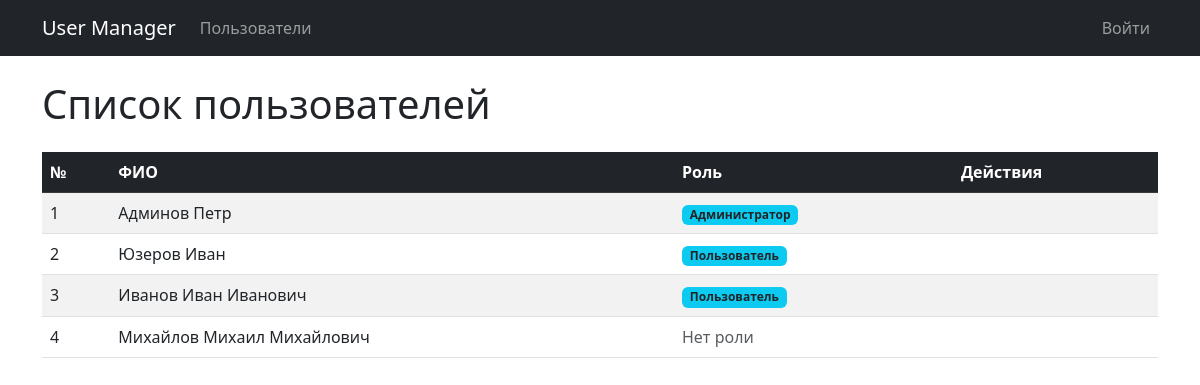
The page / on the database its author committed.
### models.py (models this page shows, shortened)
class User(db.Model, UserMixin):
    __tablename__ = 'users'
    id = db.Column(db.Integer, primary_key=True)
    login = db.Column(db.String(50), unique=True, nullable=False)
    password_hash = db.Column(db.String(128), nullable=False)
    last_name = db.Column(db.String(50), nullable=False)
    first_name = db.Column(db.String(50), nullable=False)
    middle_name = db.Column(db.String(50), nullable=True)
    role_id = db.Column(db.Integer, db.ForeignKey('roles.id'), nullable=True)
    created_at = db.Column(db.DateTime, default=datetime.utcnow)
    @property
    def full_name(self):
        parts = [self.last_name, self.first_name, self.middle_name]
        return ' '.join(p for p in parts if p)

class Role(db.Model):
    __tablename__ = 'roles'
    id = db.Column(db.Integer, primary_key=True)
    name = db.Column(db.String(50), nullable=False)
    description = db.Column(db.Text, nullable=True)
    users = db.relationship('User', backref='role', lazy=True)

### app.py (the view)
@app.route('/')
def index():
    users = User.query.order_by(User.id).all()
    return render_template('index.html', users=users)

### app.py (called while the page is built)
@app.before_request
def log_request_info():
    if request.path.startswith('/static'):
        return
    user_id = current_user.id if current_user.is_authenticated else None
    visit = Visit(path=request.path, user_id=user_id)
    db.session.add(visit)
    db.session.commit()

@app.context_processor
def inject_permissions():
    def can_user_perform(action, record=None):
        if not current_user.is_authenticated:
            return False
        if current_user.is_admin:
            return True
        if action == 'edit' or action == 'show':
            return record and record.id == current_user.id
        return False
    return dict(can_user_perform=can_user_perform)

### templates/index.html (shortened to what this page needs)
{% extends 'base.html' %}
{% block content %}
<div class="d-flex justify-content-between align-items-center mb-3">
    <h1>Список пользователей</h1>
</div>
<div class="table-responsive">
    <table class="table table-striped table-hover align-middle">
        <thead class="table-dark">
            <tr>
                <th>№</th>
                <th>ФИО</th>
                <th>Роль</th>
                <th>Действия</th>
            </tr>
        </thead>
        <tbody>
            {% for user in users %}
            <tr>
                <td>{{ loop.index }}</td>
                <td>{{ user.full_name }}</td>
                <td>
                    {% if user.role %}
                        <span class="badge bg-info text-dark">{{ user.role.name }}</span>
                    {% else %}
                        <span class="text-muted">Нет роли</span>
                    {% endif %}
                </td>
                <td>
                </td>
            </tr>
            {% endfor %}
        </tbody>
    </table>
</div>
{% endblock %}

### rows shown on the page
User: full_name "Админов Петр", role.name "Администратор"
User: full_name "Юзеров Иван", role.name "Пользователь"
User: full_name "Иванов Иван Иванович", role.name "Пользователь"
User: full_name "Михайлов Михаил Михайлович", shows "Нет роли"
